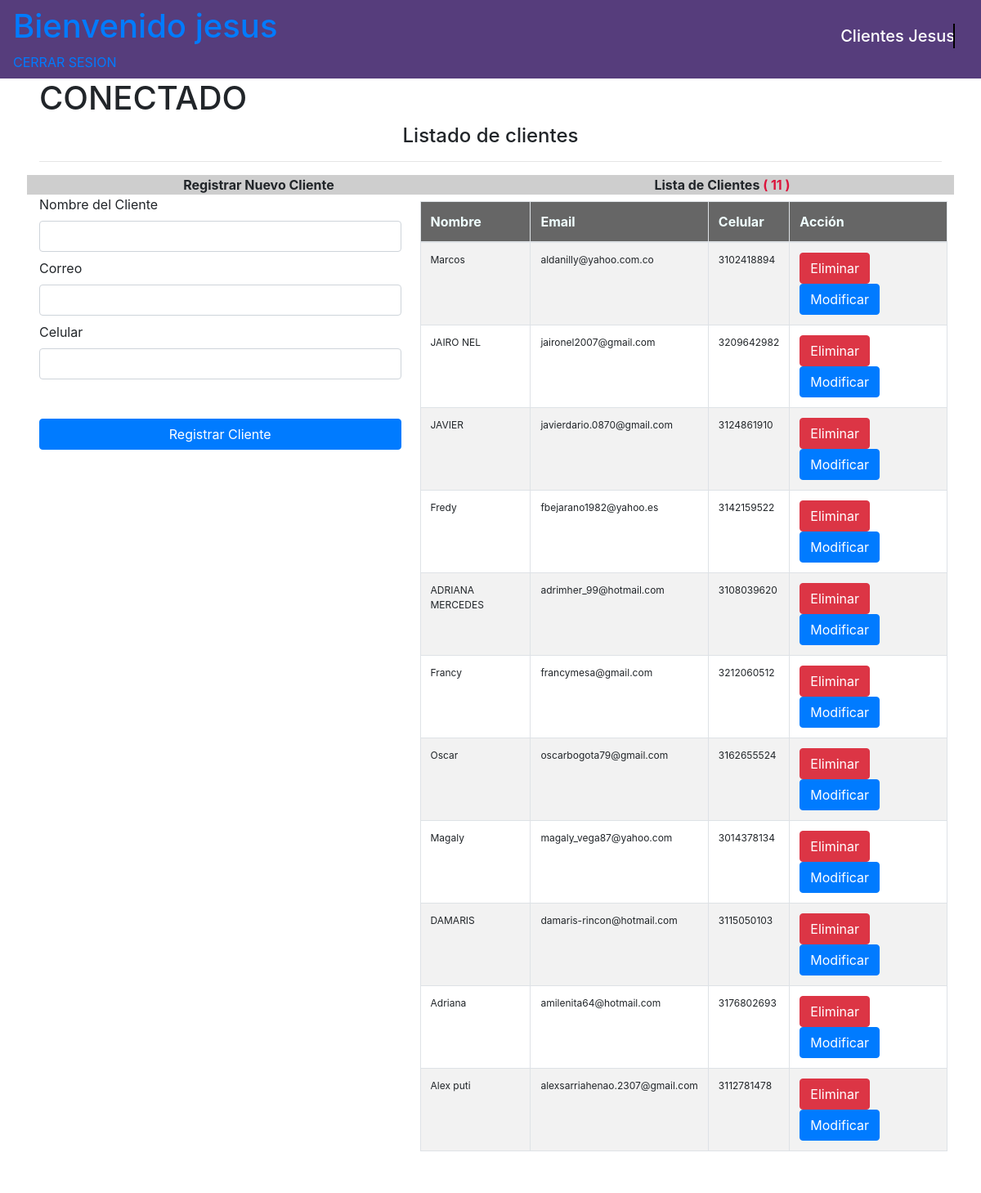
Page /home.php (signed in) on the committed database.
### tables this page shows
CREATE TABLE `clientes` (
  `id` int(11) NOT NULL,
  `nombre` varchar(250) NOT NULL,
  `correo` varchar(250) NOT NULL,
  `celular` varchar(250) NOT NULL
);

### home.php (the view, shortened to what this page needs)
?><!DOCTYPE html>
<html>
<head>
  <link rel="stylesheet" type="text/css" href="css/bootstrap.css">
  <link rel="stylesheet" type="text/css" href="css/maquinawrite.css">
</head>
<body>
<nav class="navbar navbar-expand-lg navbar-light navbar-dark fixed-top" style="background-color: #563d7c !important;">
    <ul class="navbar-nav mr-auto collapse navbar-collapse">
      <li class="nav-item active">
        <a href="home.php">
        <h1>Bienvenido <?php echo $_SESSION['usuario']; ?></h1>
        <a href="salir.php">CERRAR SESION</a>
        </a>
      </li>
    </ul>
    <div class="my-2 my-lg-0" id="maquinaescribir">
      <h5 class="navbar-brand">Clientes Jesus<span>&#160;</span></h5>
    </div>
</nav>
<div class="container mt-5 p-5">
<?php
include('db.php');
$sqlCliente   = ("SELECT * FROM clientes ORDER BY id DESC ");
$queryCliente = mysqli_query($con, $sqlCliente);
$cantidad     = mysqli_num_rows($queryCliente);
?>
    <h4 class="text-center">
        Listado de clientes
     </h4>
    <hr>
    <div class="row text-center" style="background-color: #cecece">
        <div class="col-md-6">
            <strong>Registrar Nuevo Cliente</strong>
        </div>
        <div class="col-md-6">
            <strong>Lista de Clientes <span style="color: crimson">  ( <?php echo $cantidad; ?> )</span> </strong>
        </div>
    </div>
    <div class="row clearfix">
<div class="col-lg-12 col-md-12 col-sm-12 col-xs-12">
  <div class="body">
      <div class="row clearfix">
        <div class="col-sm-5">
        <?php include('registrarCliente.php');  ?>
        </div>
          <div class="col-sm-7">
              <div class="row">
                <div class="col-md-12 p-2">
                <div class="table-responsive">
                    <table class="table table-bordered table-striped table-hover">
                        <thead>
                          <tr>
                            <th scope="col">Nombre</th>
                            <th scope="col">Email</th>
                            <th scope="col">Celular</th>
                            <th scope="col">Acción</th>
                          </tr>
                        </thead>
                        <tbody>
                          <?php
                              while ($dataCliente = mysqli_fetch_array($queryCliente)) { ?>
                          <tr>
                            <td><?php echo $dataCliente['nombre']; ?></td>
                            <td><?php echo $dataCliente['correo']; ?></td>
                            <td><?php echo $dataCliente['celular']; ?></td>
                          <td>
                              <button type="button" class="btn btn-danger" data-toggle="modal" data-target="#deleteClients<?php echo $dataCliente['id']; ?>">
                                  Eliminar
                              </button>
                              <button type="button" class="btn btn-primary" data-toggle="modal" data-target="#editClients<?php echo $dataCliente['id']; ?>">
                                  Modificar
                              </button>
                          </td>
                          </tr>
                        <?php } ?>
                    </table>
                </div>
              </div>
          </div>
          </div>
      </div>
  </div>
</div>
</div>
</body>
</html>

### db.php (shortened to what this page needs)
<H1>CONECTADO</H1>

### registrarCliente.php
<form name="form-data" action="recibCliente.php" method="POST">
    <div class="row">
      <div class="col-md-12">
          <label for="name" class="form-label">Nombre del Cliente</label>
          <input type="text" class="form-control" name="nombre" required='true' autofocus>
      </div>
      <div class="col-md-12 mt-2">
          <label for="email" class="form-label">Correo</label>
          <input type="email" class="form-control" name="correo" required='true'>
      </div>
      <div class="col-md-12 mt-2">
          <label for="celular" class="form-label">Celular</label>
          <input type="number" class="form-control" name="celular" required='true'>
      </div>
    </div>
      <div class="row justify-content-start text-center mt-5">
          <div class="col-12">
              <button class="btn btn-primary btn-block" id="btnEnviar">
                  Registrar Cliente
              </button>
          </div>
      </div>
</form>

### css/maquinawrite.css (style rules this page uses)
h5 { position: relative; float: left; color: #fff; font-size: 2.5em; }
h5 span { position:absolute; right:0; width:0; background: #563d7c; border-left: 2px solid black; animation: escribir 5s steps(30) infinite alternate; }

### home.php (style rules this page uses)
table tr th { background:rgba(0, 0, 0, .6); color: azure; }
tbody tr { font-size: 12px !important; }

### rows in the picture
clientes: nombre "Marcos", correo "aldanilly@yahoo.com.co", celular "3102418894"
clientes: nombre "JAIRO NEL", correo "jaironel2007@gmail.com", celular "3209642982"
clientes: nombre "JAVIER", correo "javierdario.0870@gmail.com", celular "3124861910"
clientes: nombre "Fredy", correo "fbejarano1982@yahoo.es", celular "3142159522"
clientes: nombre "ADRIANA MERCEDES", correo "adrimher_99@hotmail.com", celular "3108039620"
clientes: nombre "Francy", correo "francymesa@gmail.com", celular "3212060512"
clientes: nombre "Oscar", correo "oscarbogota79@gmail.com", celular "3162655524"
clientes: nombre "Magaly", correo "magaly_vega87@yahoo.com", celular "3014378134"
clientes: nombre "DAMARIS", correo "damaris-rincon@hotmail.com", celular "3115050103"
clientes: nombre "Adriana", correo "amilenita64@hotmail.com", celular "3176802693"
clientes: nombre "Alex puti", correo "alexsarriahenao.2307@gmail.com", celular "3112781478"

### other values in the picture
$_SESSION['usuario'] "jesus"
$cantidad "11"
